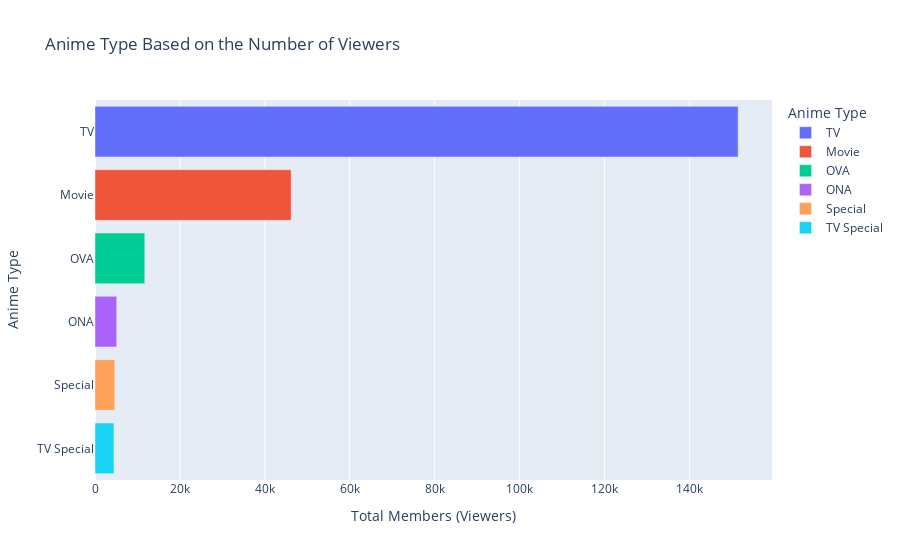

Notebook source saved alongside this figure:
### Code cell
import plotly.express as px

# Prepare the data
type_members = anime_data.groupby('Type')['Members'].sum().reset_index()
type_members = type_members.sort_values('Members', ascending=False)

# Create the interactive bar plot
fig = px.bar(type_members, x='Members', y='Type', 
             title='Anime Type Based on the Number of Viewers', 
             labels={'Members': 'Total Members (Viewers)', 'Type': 'Anime Type'},
             color='Type',  # Colors based on anime type
             text='Members',  # Display the member count on top of the bars
             orientation='h')  # Horizontal bar plot
fig.update_traces(textposition='none')

fig.show()

### Figure 1 — Plotly figure (JSON) as saved in the notebook; plotly's stock layout.template omitted (floating-point values rounded to 4 significant figures)
{"data": [{"alignmentgroup": "True", "hovertemplate": "Anime Type=%{y}<br>Total Members (Viewers)=%{text}<extra></extra>", "legendgroup": "TV", "marker": {"color": "#636efa", "pattern": {"shape": ""}}, "name": "TV", "offsetgroup": "TV", "orientation": "h", "showlegend": true, "text": [151484], "textposition": "none", "type": "bar", "x": [151484], "xaxis": "x", "y": ["TV"], "yaxis": "y"}, {"alignmentgroup": "True", "hovertemplate": "Anime Type=%{y}<br>Total Members (Viewers)=%{text}<extra></extra>", "legendgroup": "Movie", "marker": {"color": "#EF553B", "pattern": {"shape": ""}}, "name": "Movie", "offsetgroup": "Movie", "orientation": "h", "showlegend": true, "text": [46204], "textposition": "none", "type": "bar", "x": [46204], "xaxis": "x", "y": ["Movie"], "yaxis": "y"}, {"alignmentgroup": "True", "hovertemplate": "Anime Type=%{y}<br>Total Members (Viewers)=%{text}<extra></extra>", "legendgroup": "OVA", "marker": {"color": "#00cc96", "pattern": {"shape": ""}}, "name": "OVA", "offsetgroup": "OVA", "orientation": "h", "showlegend": true, "text": [11730], "textposition": "none", "type": "bar", "x": [11730], "xaxis": "x", "y": ["OVA"], "yaxis": "y"}, {"alignmentgroup": "True", "hovertemplate": "Anime Type=%{y}<br>Total Members (Viewers)=%{text}<extra></extra>", "legendgroup": "ONA", "marker": {"color": "#ab63fa", "pattern": {"shape": ""}}, "name": "ONA", "offsetgroup": "ONA", "orientation": "h", "showlegend": true, "text": [5117], "textposition": "none", "type": "bar", "x": [5117], "xaxis": "x", "y": ["ONA"], "yaxis": "y"}, {"alignmentgroup": "True", "hovertemplate": "Anime Type=%{y}<br>Total Members (Viewers)=%{text}<extra></extra>", "legendgroup": "Special", "marker": {"color": "#FFA15A", "pattern": {"shape": ""}}, "name": "Special", "offsetgroup": "Special", "orientation": "h", "showlegend": true, "text": [4653], "textposition": "none", "type": "bar", "x": [4653], "xaxis": "x", "y": ["Special"], "yaxis": "y"}, {"alignmentgroup": "True", "hovertemplate": "Anime Type=%{y}<br>Total Members (Viewers)=%{text}<extra></extra>", "legendgroup": "TV Special", "marker": {"color": "#19d3f3", "pattern": {"shape": ""}}, "name": "TV Special", "offsetgroup": "TV Special", "orientation": "h", "showlegend": true, "text": [4460], "textposition": "none", "type": "bar", "x": [4460], "xaxis": "x", "y": ["TV Special"], "yaxis": "y"}], "layout": {"autosize": true, "barmode": "relative", "legend": {"title": {"text": "Anime Type"}, "tracegroupgap": 0}, "title": {"text": "Anime Type Based on the Number of Viewers"}, "xaxis": {"anchor": "y", "autorange": true, "domain": [0, 1], "range": [0, 159500.0], "title": {"text": "Total Members (Viewers)"}, "type": "linear"}, "yaxis": {"anchor": "x", "autorange": true, "categoryarray": ["TV Special", "Special", "ONA", "OVA", "Movie", "TV"], "categoryorder": "array", "domain": [0, 1], "range": [-0.5, 5.5], "title": {"text": "Anime Type"}, "type": "category"}}}
